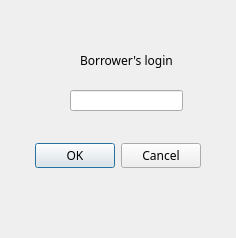
<?xml version="1.0" encoding="UTF-8"?>
<ui version="4.0">
 <class>rentbookform</class>
 <widget class="QDialog" name="rentbookform">
  <property name="geometry">
   <rect>
    <x>0</x>
    <y>0</y>
    <width>236</width>
    <height>238</height>
   </rect>
  </property>
  <property name="windowTitle">
   <string>Dialog</string>
  </property>
  <property name="autoFillBackground">
   <bool>false</bool>
  </property>
  <widget class="QDialogButtonBox" name="buttonBox">
   <property name="geometry">
    <rect>
     <x>-140</x>
     <y>140</y>
     <width>341</width>
     <height>32</height>
    </rect>
   </property>
   <property name="font">
    <font>
     <family>Rockwell</family>
     <pointsize>9</pointsize>
    </font>
   </property>
   <property name="orientation">
    <enum>Qt::Horizontal</enum>
   </property>
   <property name="standardButtons">
    <set>QDialogButtonBox::Cancel|QDialogButtonBox::Ok</set>
   </property>
  </widget>
  <widget class="QLabel" name="label">
   <property name="geometry">
    <rect>
     <x>80</x>
     <y>50</y>
     <width>101</width>
     <height>20</height>
    </rect>
   </property>
   <property name="font">
    <font>
     <family>Rockwell</family>
     <pointsize>9</pointsize>
    </font>
   </property>
   <property name="text">
    <string>Borrower's login</string>
   </property>
  </widget>
  <widget class="QLineEdit" name="lineEdit">
   <property name="geometry">
    <rect>
     <x>70</x>
     <y>90</y>
     <width>113</width>
     <height>21</height>
    </rect>
   </property>
  </widget>
 </widget>
 <resources/>
 <connections>
  <connection>
   <sender>buttonBox</sender>
   <signal>accepted()</signal>
   <receiver>rentbookform</receiver>
   <slot>accept()</slot>
   <hints>
    <hint type="sourcelabel">
     <x>248</x>
     <y>254</y>
    </hint>
    <hint type="destinationlabel">
     <x>157</x>
     <y>274</y>
    </hint>
   </hints>
  </connection>
  <connection>
   <sender>buttonBox</sender>
   <signal>rejected()</signal>
   <receiver>rentbookform</receiver>
   <slot>reject()</slot>
   <hints>
    <hint type="sourcelabel">
     <x>316</x>
     <y>260</y>
    </hint>
    <hint type="destinationlabel">
     <x>286</x>
     <y>274</y>
    </hint>
   </hints>
  </connection>
 </connections>
</ui>
